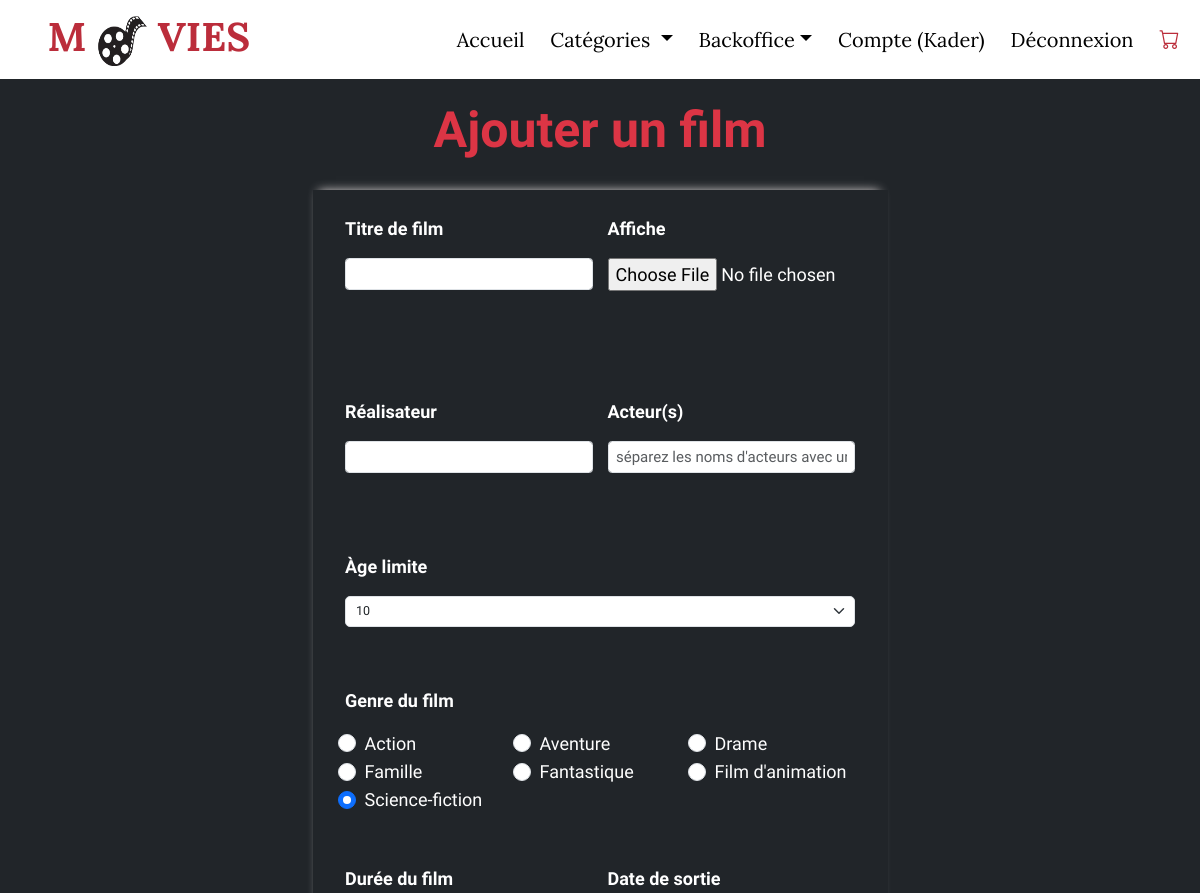
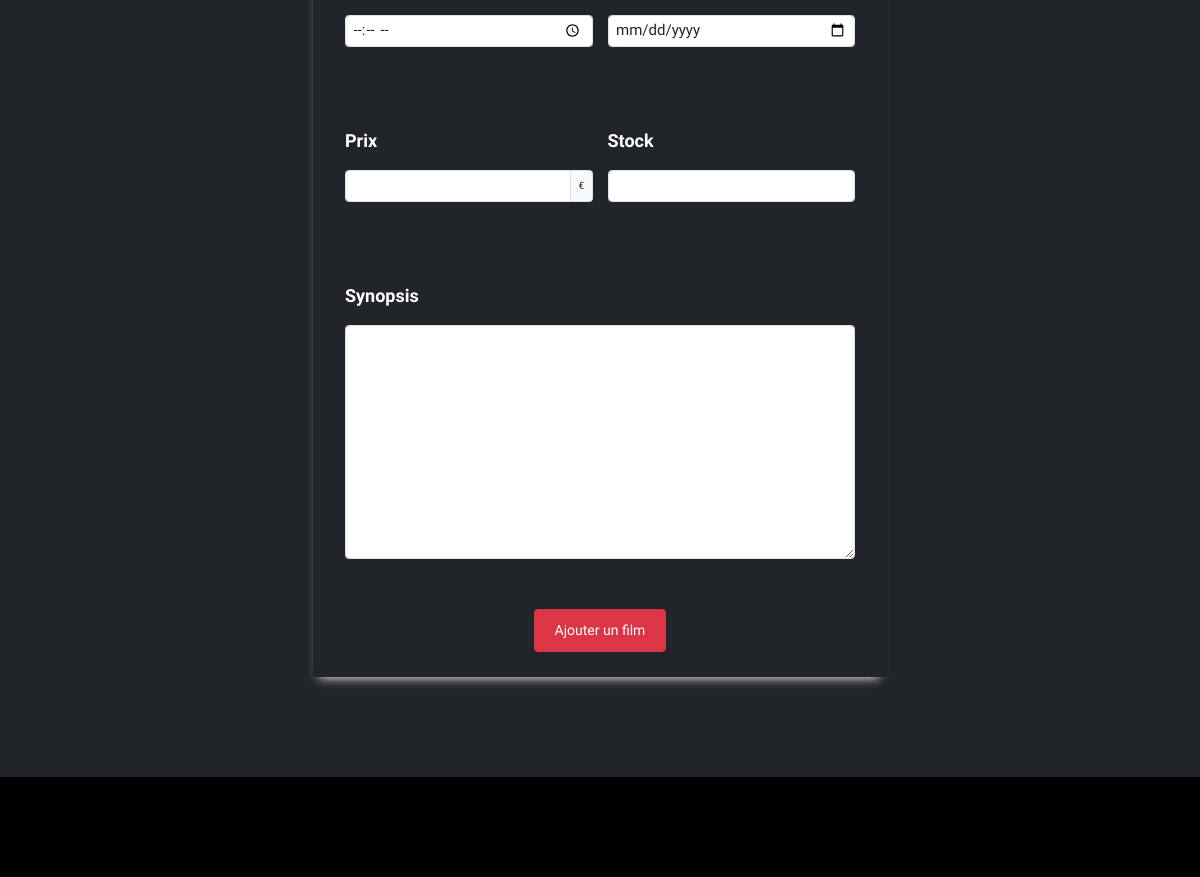
The page /admin/filmForm.php (signed in) on the database its author committed (2 pictures, top to bottom).
### tables this page shows
CREATE TABLE `categories` (
  `id` int NOT NULL,
  `name` varchar(50) NOT NULL,
  `description` text
);

### inc/functions.inc.php (called while the page is built, shortened)
<?php
function connection_bdd(): object
{
    $dsn = "mysql:host=" . DB_HOST . ";dbname=" . DB_NAME . ";charset=utf8";
    try {
        $pdo = new PDO($dsn, DB_USER, DB_PASS);
        $pdo->setAttribute(PDO::ATTR_ERRMODE, PDO::ERRMODE_EXCEPTION);
        $pdo->setAttribute(PDO::ATTR_DEFAULT_FETCH_MODE, PDO::FETCH_ASSOC);
    } catch (PDOException $e) {
        die("Erreur : " . $e->getMessage());
    }
    return $pdo;
}
function allCategories(string $order = "id"): mixed
{
    $cnx = connection_bdd();
    $sql = "SELECT * FROM categories ORDER BY $order";
    $request = $cnx->query($sql);
    $result = $request->fetchAll();
    return $result;
}

### admin/filmForm.php (the view, shortened to what this page needs)
<?php
require_once("../inc/functions.inc.php");
?>
<?php
require_once("../inc/header.inc.php");
?>
<?php
require_once "../inc/header.inc.php";
?>
<main class="bg-dark">
    <h2 class="text-center fw-bolder mb-5 text-danger">Ajouter un film</h2>
    <form action="" method="post" class="back" enctype="multipart/form-data">
        <div class="row">
            <div class="col-md-6 mb-5">
                <label for="title" class="text-white">Titre de film</label>
                <input type="text" name="title" id="title" class="form-control" value="<?= $title ?? "" ?>">
            </div>
            <div class="col-md-6 mb-5">
                <label for="image" class="text-white">Affiche</label>
                <br>
                <input type="file" name="image" id="image">
            </div>
        </div>
        <div class="row">
            <div class="col-md-6 mb-5">
                <label for="director" class="text-white">Réalisateur</label>
                <input type="text" class="form-control" id="director" name="director" value="<?= $director ?? "" ?>">
            </div>
            <div class="col-md-6">
                <label for="actors" class="text-white">Acteur(s)</label>
                <input type="text" class="form-control" id="actors" name="actors" value="<?= $actors ?? "" ?>" placeholder="séparez les noms d'acteurs avec un /">
            </div>
        </div>
        <div class="row">
            <div class="mb-3">
                <label for="ageLimit" class="form-label" class="text-white">Àge limite</label>
                <select class="form-select form-select-lg" name="ageLimit" id="ageLimit">
                    <?php switch ($ageLimit) {
                        default:
                            echo '<option value="10">10</option>';
                    } ?>
                </select>
            </div>
        </div>
        <div class="row">
            <label for="categories">Genre du film</label>
            <?php
            $categories = allCategories('name');
            foreach ($categories as $category) : ?>
                <div class="form-check col-sm-12 col-md-4">
                    <?php if ($category['id']) : ?>
                        <input class="form-check-input" type="radio" name="categories" id="<?= $category['id'] ?>" value="<?= $category['id'] ?>" checked>
                        <label class="form-check-label" for="<?= $category['id'] ?>"><?= html_entity_decode($category['name']); ?></label>
                    <?php else : ?>
                        <input class="form-check-input" type="radio" name="categories" id="<?= $category['id'] ?>" value="<?= $category['id'] ?>">
                        <label class="form-check-label" for="<?= $category['id'] ?>"><?= html_entity_decode($category['name']); ?></label>
                    <?php endif; ?>
                </div>
            <?php endforeach; ?>
        </div>
        <div class="row">
            <div class="col-md-6 mb-5">
                <label for="duration" class="text-white">Durée du film</label>
                <input type="time" class="form-control" id="duration" name="duration" min="01:00" value="<?= $duration ?? "" ?>">
            </div>
            <div class="col-md-6 mb-5">
                <label for="date" class="text-white">Date de sortie</label>
                <input type="date" name="date" id="date" class="form-control" value="<?= $date ?? "" ?>">
            </div>
        </div>
        <div class="row">
            <div class="col-md-6 mb-5">
                <label for="price" class="text-white">Prix</label>
                <div class=" input-group">
                    <input type="text" class="form-control" id="price" name="price" aria-label="Euros amount (with dot and two decimal places)" value="<?= $price ?? "" ?>">
                    <span class="input-group-text">€</span>
                </div>
            </div>
            <div class="col-md-6">
                <label for="stock" class="text-white">Stock</label>
                <input type="number" name="stock" id="stock" class="form-control" min="0" value="<?= $stock ?? "" ?>">
            </div>
        </div>
        <div class="row">
            <div class="col-12">
                <label for="synopsis" class="text-white">Synopsis</label>
                <textarea type="text" class="form-control" id="synopsis" name="synopsis" rows="10"><?= $synopsis ?? "" ?></textarea>
            </div>
        </div>
        <div class="row justify-content-center">
            <button type="submit" class="btn btn-danger p-3 w-25"><?= $submit ?? "Ajouter un film" ?></button>
        </div>
    </form>
</main>
<?php
require_once "../inc/footer.inc.php";
?>

### assets/css/style.css (style rules this page uses)
:root { --red: #bb2d3b; --gray: #191a19; --gray-2: #353535; --gray-light: #bbbbbb; --black: #000; --box-shadow-dark: 0px 5px 10px 0px rgba(50, 50, 50, 0.8); --box-shadow-light: -1px 1px 10px 0px #efe8e8; font-size: 62.5%; }
* { margin: 0; padding: 0; box-sizing: border-box; text-decoration: none; }
body { font-size: 1.6rem; font-family: "Dosis", sans-serif; background-color: var(--gray); color: #fff; }
main { padding: 10rem 4rem; min-height: 815px; transition: all 0.2s; }
h2 { font-size: 5rem !important; color: var(--red); font-weight: bolder; }
form.back { width: 50%; margin: 0 auto; box-shadow: var(--box-shadow-light) !important; }
form.back > div.row { font-size: 1.8rem; }
form.back .row { padding: 2.5rem; background-color: #212529; }
form.back label:not(.form-check-label) { margin-bottom: 1.6rem; font-weight: bolder; color: var(--black); }
form.back .form-control { font-size: 1.5rem !important; }
form.back button { font-size: 1.4rem !important; }
label { color: #fefefe !important; }

### rows shown on the page
categories: name "Action"
categories: name "Aventure"
categories: name "Drame"
categories: name "Famille"
categories: name "Fantastique"
categories: name "Film d'animation"
categories: name "Science-fiction"

### other values the page prints
$user['pseudo'] "Kader"
$submit "Ajouter un film"
